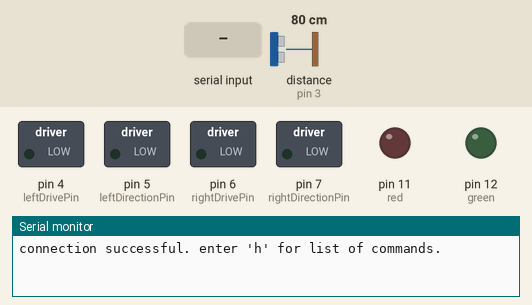
Simulated run of this sketch. Board: Arduino Uno, built with avr-gcc and run on an emulated ATmega328P. Parts: switched loads named in the sketch (green lamp = pin HIGH), output pins drawn as LEDs (lit = HIGH), the last lines printed to the serial monitor. The inputs (shaded band) are chosen by the test bench; at power-on: distance to the obstacle (sensor on pin 3) 80 cm. The echo pulse lasts 58.3 µs per cm; pins used as bus, display or sensor lines are not drawn.

Above: at 1.2 s.
1.3 s: "f" received over Serial
At 2.5 s:
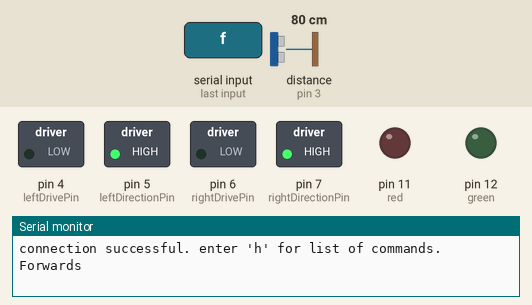
2.8 s: "b" received over Serial
At 3.8 s:
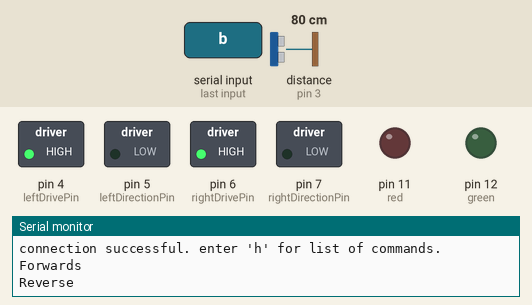
4.3 s: "l" received over Serial
At 5.0 s:
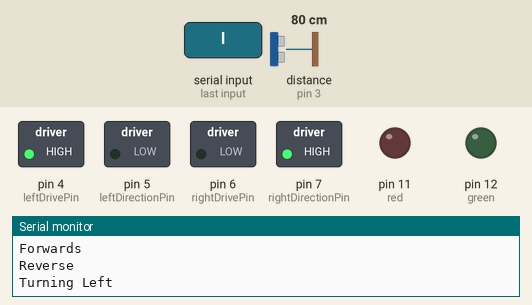
5.8 s: "r" received over Serial
At 6.1 s:
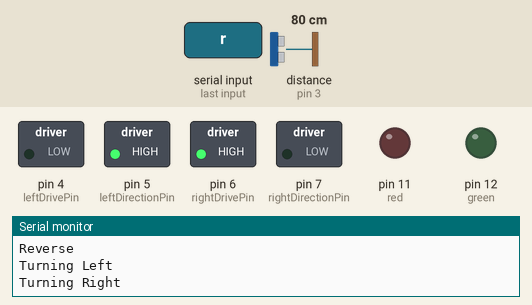
7.3 s: "u" received over Serial
At 8.5 s:
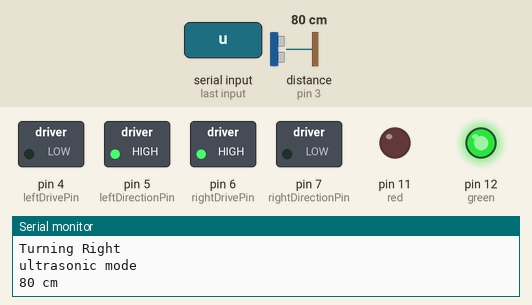
8.8 s: "s" received over Serial
At 9.6 s:
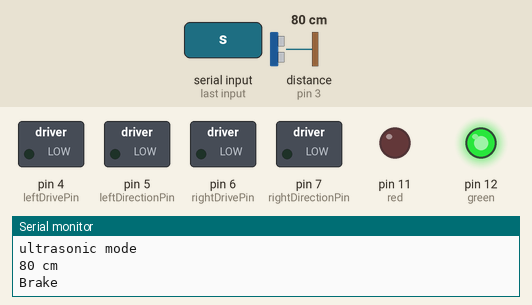
Timing chart, 0 to 11.3 s (numbered marks = the images above; inputs shaded):
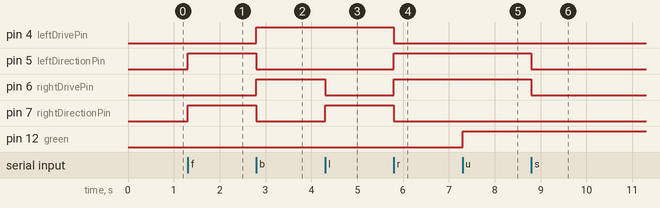

Measured:
- after the input at 1.3 s, pin 5 (leftDirectionPin), pin 7 (rightDirectionPin): LOW → HIGH at once
- after the input at 2.8 s, pin 4 (leftDrivePin), pin 6 (rightDrivePin): LOW → HIGH at once; pin 5 (leftDirectionPin), pin 7 (rightDirectionPin): HIGH → LOW at once
- after the input at 4.3 s, pin 6 (rightDrivePin): HIGH → LOW at once; pin 7 (rightDirectionPin): LOW → HIGH at once
- after the input at 5.8 s, pin 4 (leftDrivePin), pin 7 (rightDirectionPin): HIGH → LOW at once; pin 5 (leftDirectionPin), pin 6 (rightDrivePin): LOW → HIGH at once
- after the input at 7.3 s, pin 12 (green): LOW → HIGH at once
- after the input at 8.8 s, pin 5 (leftDirectionPin), pin 6 (rightDrivePin): HIGH → LOW at once

The sketch:

Final.ino
```cpp
// (licence header left out)
#define trigPin 2 // trigPin of Ultrasonic
#define echoPin 3 // echoPin of Ultrasonic
#define red 11   // Red red for Ultrasonic
#define green 12  // Green red for Ultrasonic

char incomingByte;  // steering mode commands
int leftDrivePin = 4;      // left motor
int rightDrivePin = 6;      // right motor
int leftDirectionPin = 5;   // direction - left motor
int rightDirectionPin = 7;  // direction - right motor
int enable1 = 9;      // left motor
int enable2 = 10;      // right motor

//int sensorPin = 0; // setting the temperature pin for recieving data

void setup()
{
  Serial.begin(9600);
  // Set all the pins
  pinMode(leftDrivePin, OUTPUT);
  pinMode(rightDrivePin, OUTPUT);
  pinMode(leftDirectionPin, OUTPUT);
  pinMode(rightDirectionPin, OUTPUT);
  pinMode(trigPin, OUTPUT);
  pinMode(echoPin, INPUT);
  pinMode(red, OUTPUT);
  pinMode(green, OUTPUT);
  digitalWrite(enable1, HIGH);
  digitalWrite(enable2, HIGH);
  // Initial message
  Serial.println("connection successful. enter 'h' for list of commands.");
}

void loop()
{
  if (Serial.available() > 0) {
    incomingByte = Serial.read();

    if (incomingByte == 'H'){ // Help command responce
      Serial.println("welcome to the help menue. here is a list of commands; for sensors: u - get distance to next object, t - get temperature; for steering: f - forwards, b - backwards, r - rotate right, l - rotate left, s - stop. visit project page for more info: code.google.com/p/pacerr - by usman zahoor");
    }
    if (incomingByte == 'f') { // Forwards command
              digitalWrite(leftDirectionPin,HIGH);
              digitalWrite(leftDrivePin, LOW);
              digitalWrite(rightDirectionPin,HIGH);
              digitalWrite(rightDrivePin, LOW);
              Serial.println("Forwards");
    }
    if (incomingByte == 'b') {  //Backwards command
              digitalWrite(leftDirectionPin,LOW);
              digitalWrite(leftDrivePin, HIGH);
              digitalWrite(rightDirectionPin,LOW);
              digitalWrite(rightDrivePin, HIGH);
              Serial.println("Reverse");
    }
    if (incomingByte == 's') { // Brake command
              digitalWrite(leftDirectionPin,LOW);
              digitalWrite(leftDrivePin, LOW);
              digitalWrite(rightDirectionPin,LOW);
              digitalWrite(rightDrivePin, LOW);
              Serial.println("Brake");
    }
    if (incomingByte == 'l') { //Left command
              digitalWrite(leftDirectionPin,LOW);
              digitalWrite(leftDrivePin, HIGH);
              digitalWrite(rightDirectionPin,HIGH);
              digitalWrite(rightDrivePin, LOW);
              Serial.println("Turning Left");
    }
    if (incomingByte == 'r') { // Rightcommand
              digitalWrite(leftDirectionPin,HIGH);
              digitalWrite(leftDrivePin, LOW);
              digitalWrite(rightDirectionPin,LOW);
              digitalWrite(rightDrivePin, HIGH);
              Serial.println("Turning Right");
    }
/*    if (incomingByte == 't') {  // Temperature sensor command
    Serial.println("temperature mode");
              int reading = analogRead(sensorPin);
              float voltage = reading * 5.0;
              voltage /= 1024.0;
              Serial.print(voltage); Serial.println(" volts");
              float temperatureC = (voltage - 0.5) * 100 ;
              Serial.print(temperatureC); Serial.println(" degrees C");
              float temperatureF = (temperatureC * 9.0 / 5.0) + 32.0;
              Serial.print(temperatureF); Serial.println(" degrees F");
              float temperatureK = (temperatureC + (273+(15/100)));
              Serial.print(temperatureK); Serial.println(" degrees K");
              float temperatureR = (temperatureC + (273+(15/100)) * (9/5));
              Serial.print(temperatureR); Serial.println(" degrees R");
              delay(1000);
    } */
    if (incomingByte == 'u') { // Ultrasonic sensor command
              Serial.println("ultrasonic mode");
              long duration, distance;
              digitalWrite(trigPin, LOW);  // Added this line
              delayMicroseconds(2); // Added this line
              digitalWrite(trigPin, HIGH);
            //  delayMicroseconds(1000); - Removed this line
              delayMicroseconds(10); // Added this line
              digitalWrite(trigPin, LOW);
              duration = pulseIn(echoPin, HIGH);
              distance = (duration/2) / 29.1;
              if (distance < 4) {  // This is where the red On/Off happens
              digitalWrite(red,HIGH); // When the Red condition is met, the Green red should turn off
              digitalWrite(green,LOW);
            }
              else {
                digitalWrite(red,LOW);
                digitalWrite(green,HIGH);
              }
              if (distance >= 200 || distance <= 0){
                Serial.println("Out of range");
              }
              else {
                Serial.print(distance);
                Serial.println(" cm");
              }
              delay(500);
     }
   }
 }
```
